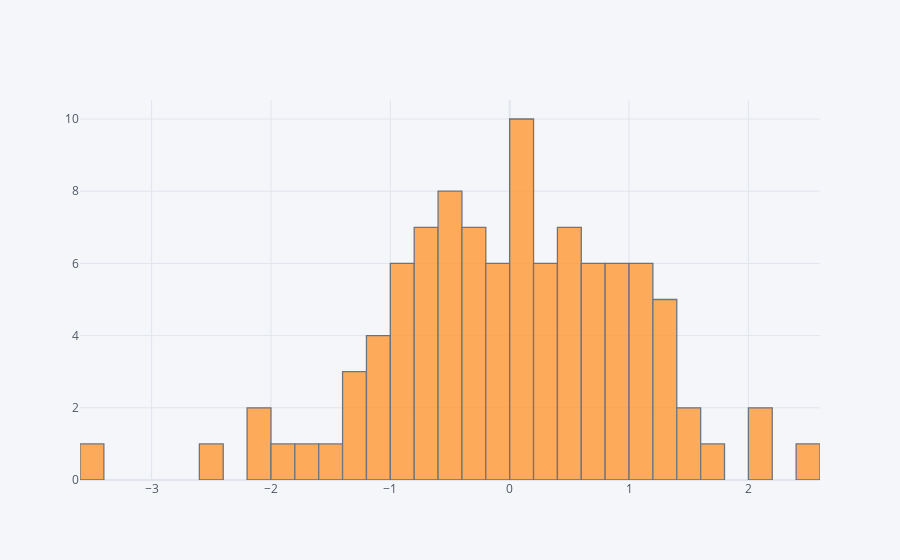

The notebook cell saved with this chart:
### Code cell
df['A'].iplot(kind='hist', bins = 50)

### Figure 1 — Plotly figure (JSON) as saved in the notebook; plotly's stock layout.template omitted (floating-point values rounded to 4 significant figures)
{"data": [{"histfunc": "count", "histnorm": "", "marker": {"color": "rgba(255, 153, 51, 1.0)", "line": {"color": "#4D5663", "width": 1.3}}, "name": "A", "nbinsx": 50, "opacity": 0.8, "orientation": "v", "type": "histogram", "x": [-2.106, -0.8621, -0.4619, 1.049, 1.27, 0.02867, -3.552, -0.4907, -0.009242, 1.049, 0.366, 1.368, -0.3334, -0.7176, 0.173, 1.147, 0.3625, 0.5296, 1.415, -0.5995, 0.487, 0.1472, 0.4899, 0.8786, 0.8448, 0.8128, 0.1723, 0.6863, 0.2756, 0.006999, -1.837, -0.6028, -0.8398, -0.468, 0.6476, -0.5672, -0.6178, 1.205, -0.3012, -0.2701, -0.9524, 0.02145, -0.7228, -0.1854, -0.3018, 0.1809, 0.6742, -1.187, -1.068, 0.714, -0.2069, -0.9409, -0.5989, -0.6764, 1.701, 0.4294, 0.9485, 0.4301, -2.103, 1.369, 1.376, -1.238, 0.09724, 1.531, 1.166, -1.695, -0.09076, 0.512, -0.1737, -1.123, -0.9872, -0.6296, -0.07438, 2.042, -1.538, -0.08038, 0.2159, 2.495, -0.212, -2.404, -1.288, -1.174, 0.1696, 0.8535, -0.8453, 1.083, -0.5875, 0.7649, 1.179, 0.2099, 0.8224, 2.199, -0.2246, -0.5495, -0.6111, 0.03549, 0.7042, -1.372, 0.3452, 0.4908]}], "layout": {"barmode": "overlay", "legend": {"bgcolor": "#F5F6F9", "font": {"color": "#4D5663"}}, "paper_bgcolor": "#F5F6F9", "plot_bgcolor": "#F5F6F9", "title": {"font": {"color": "#4D5663"}}, "xaxis": {"gridcolor": "#E1E5ED", "showgrid": true, "tickfont": {"color": "#4D5663"}, "title": {"font": {"color": "#4D5663"}, "text": ""}, "zerolinecolor": "#E1E5ED"}, "yaxis": {"gridcolor": "#E1E5ED", "showgrid": true, "tickfont": {"color": "#4D5663"}, "title": {"font": {"color": "#4D5663"}, "text": ""}, "zerolinecolor": "#E1E5ED"}}}
